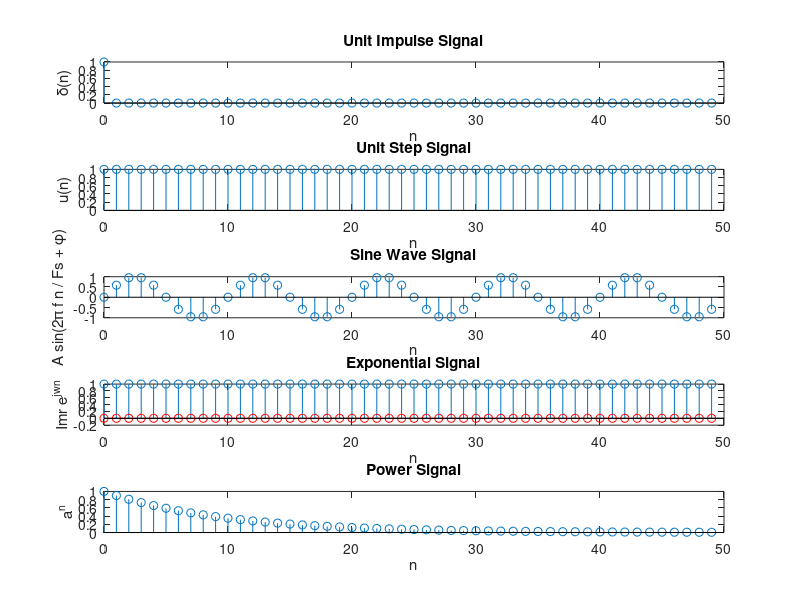

Write the MATLAB code that produced this figure.
% Parameters for the signals
N = 50; % Number of samples, adjust as needed
Fs = 1000; % Sampling frequency, adjust for sine wave as needed
A = 1; % Amplitude for sine wave
f = 100; % Frequency for sine wave, adjust as needed
phi = 0; % Phase for sine wave
r = 1; % Amplitude for exponential signal
w = 2 * pi * f; % Angular frequency for exponential signal
a = 0.9; % Base for power signal

% Signal n for indexing
n = 0:N-1;

% 1. Unit Impulse Signal
delta_n = [1 zeros(1, N-1)];

% 2. Unit Step Signal
u_n = ones(1, N);

% 3. Sine Wave Signal
sin_n = A * sin(2 * pi * f * n / Fs + phi);

% 4. Exponential Signal
exp_n = r * exp(1j * w * n);

% 5. Power Signal
power_n = a .^ n;

% Plot the Unit Impulse Signal
subplot(5, 1, 1);
stem(n, delta_n);
title('Unit Impulse Signal');
xlabel('n');
ylabel('\delta(n)');

% Plot the Unit Step Signal
subplot(5, 1, 2);
stem(n, u_n);
title('Unit Step Signal');
xlabel('n');
ylabel('u(n)');

% Plot the Sine Wave Signal
subplot(5, 1, 3);
stem(n, sin_n);
title('Sine Wave Signal');
xlabel('n');
ylabel('A sin(2\pi f n / Fs + \phi)');

% Plot the Exponential Signal (Real Part)
subplot(5, 1, 4);
stem(n, real(exp_n));
title('Exponential Signal (Real Part)');
xlabel('n');
ylabel('Re{r e^{jwn}}');

% Plot the Exponential Signal (Imaginary Part)
subplot(5, 1, 4);
hold on;
stem(n, imag(exp_n), 'r');
title('Exponential Signal');
xlabel('n');
ylabel('Im{r e^{jwn}}');
hold off;

% Plot the Power Signal
subplot(5, 1, 5);
stem(n, power_n);
title('Power Signal');
xlabel('n');
ylabel('a^n');
